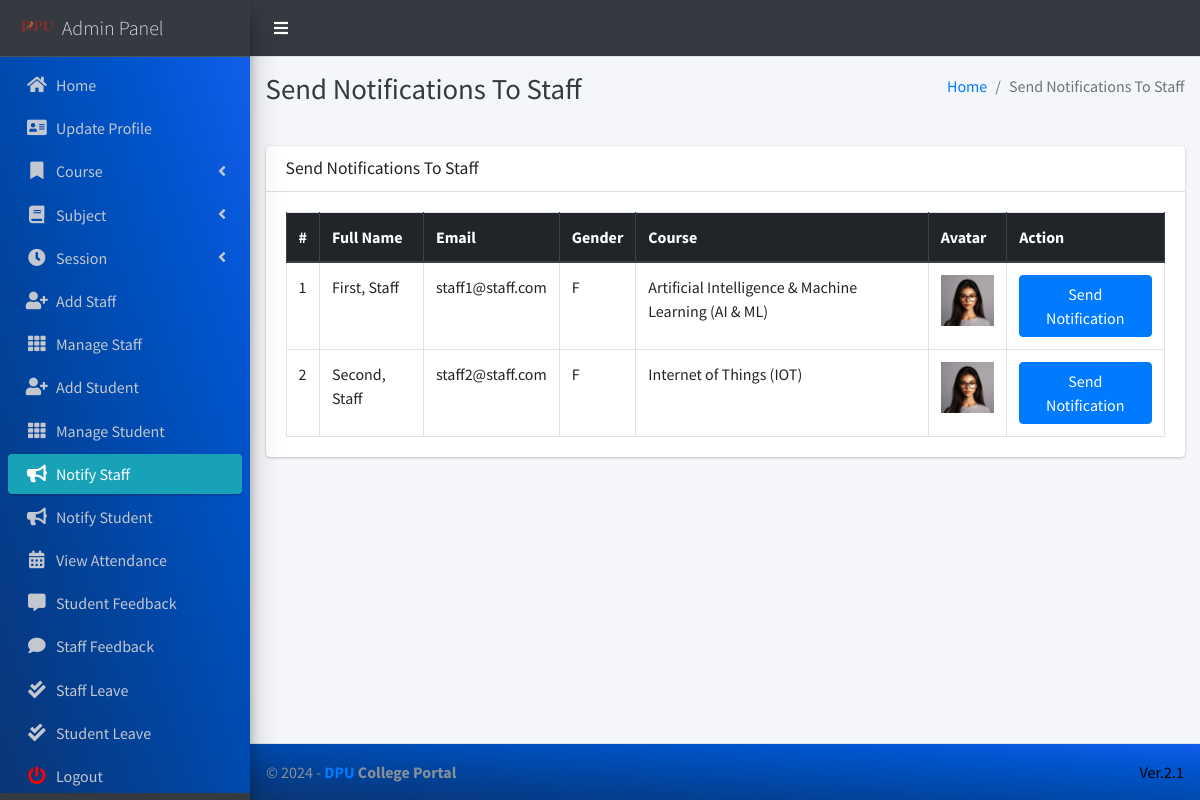
The page /admin_notify_staff (signed in) on the database its author committed.
### main_app/models.py (models this page shows, shortened)
class CustomUser(AbstractUser):
    USER_TYPE = ((1, "HOD"), (2, "Staff"), (3, "Student"))
    GENDER = [("M", "Male"), ("F", "Female")]
    username = None  # Removed username, using email instead
    email = models.EmailField(unique=True)
    user_type = models.CharField(default=1, choices=USER_TYPE, max_length=1)
    gender = models.CharField(max_length=1, choices=GENDER)
    profile_pic = models.ImageField()
    address = models.TextField()
    fcm_token = models.TextField(default="")  # For firebase notifications
    created_at = models.DateTimeField(auto_now_add=True)
    updated_at = models.DateTimeField(auto_now=True)
    USERNAME_FIELD = "email"
    REQUIRED_FIELDS = []
    objects = CustomUserManager()

class Staff(models.Model):
    course = models.ForeignKey(Course, on_delete=models.DO_NOTHING, null=True, blank=False)
    admin = models.OneToOneField(CustomUser, on_delete=models.CASCADE)

class Course(models.Model):
    name = models.CharField(max_length=120)
    created_at = models.DateTimeField(auto_now_add=True)
    updated_at = models.DateTimeField(auto_now=True)

### main_app/hod_views.py (the view)
# urls.py: path("admin_notify_staff", hod_views.admin_notify_staff,
def admin_notify_staff(request):
    staff = CustomUser.objects.filter(user_type=2)
    context = {
        'page_title': "Send Notifications To Staff",
        'allStaff': staff
    }
    return render(request, "hod_template/staff_notification.html", context)

### main_app/templates/hod_template/staff_notification.html (shortened to what this page needs)
{% extends 'main_app/base.html' %}
{% load static %}
{% block page_title %}{{page_title}}{% endblock page_title %}
{% block content %}
<section class="content">
    <div class="container-fluid">
        <div class="row">
            <div class="col-md-12">
                <div class="card">
                    <div class="card-header">
                        <h3 class="card-title">{{page_title}}</h3>
                    </div>
                    <div class="card-body">
                        <table id="example2" class="table table-bordered table-hover">
                            <thead class="thead-dark">
                                <tr>
                                    <th>#</th>
                                    <th>Full Name</th>
                                    <th>Email</th>
                                    <th>Gender</th>
                                    <th>Course</th>
                                    <th>Avatar</th>
                                    <th>Action</th>
                                </tr>
                            </thead>
                            <tbody>
                                {% for staff in allStaff %}
                                <tr>
                                    <td>{{ forloop.counter }}</td>
                                    <td>{{staff.last_name}}, {{staff.first_name}}</td>
                                    <td>{{staff.email}}</td>
                                    <td>{{staff.gender}}</td>
                                    <td>{{staff.staff.course.name}}</td>
                                    <td>
                                        {% if staff.profile_pic == ""  %}
                                        No Image
                                        {% else %}
                                        <img class="img img-fluid mb-2" height="56" width="56"
                                            src="{{staff.profile_pic}}" alt="">
                                        {% endif %}
                                    </td>
                                    <td><button data-toggle = "modal" data-target = "#myModal"class="btn btn-primary show_notification" value="{{staff.id}}">Send Notification</button>
                                    </td>
                                </tr>
                                {% endfor %}
                            </tbody>
                        </table>
                    </div>
                </div>
            </div>
        </div>
    </div>
</section>
{% endblock content %}

### rows shown on the page
CustomUser: last_name "First", first_name "Staff", email "staff1@staff.com", gender "F", staff.course.name "Artificial Intelligence & Machine Learning (AI & ML)", profile_pic (picture)
CustomUser: last_name "Second", first_name "Staff", email "staff2@staff.com", gender "F", staff.course.name "Internet of Things (IOT)", profile_pic (picture)

### other values the page prints
{{ page_title }} "Send Notifications To Staff"
